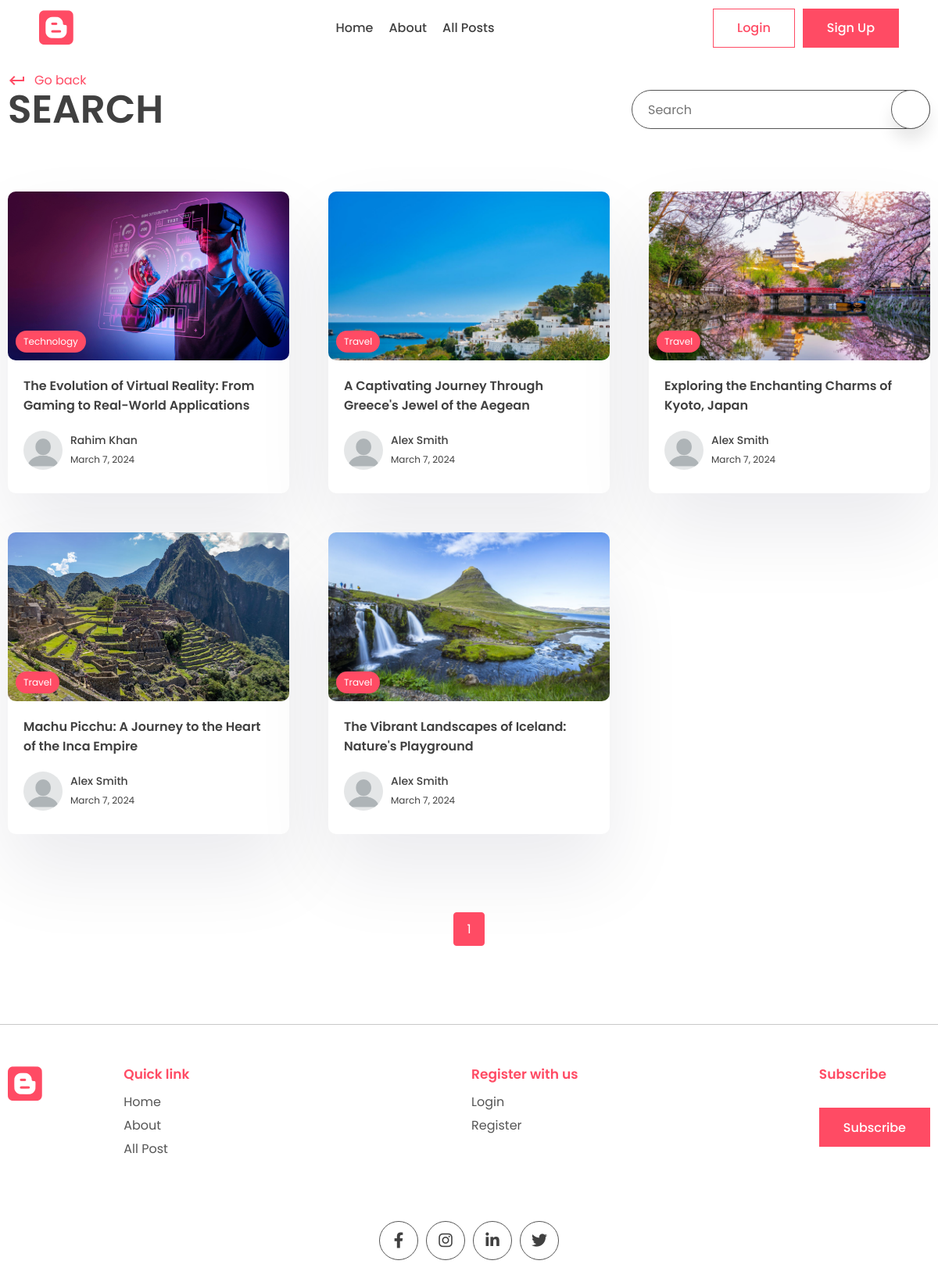
The app's page /search/, older data.
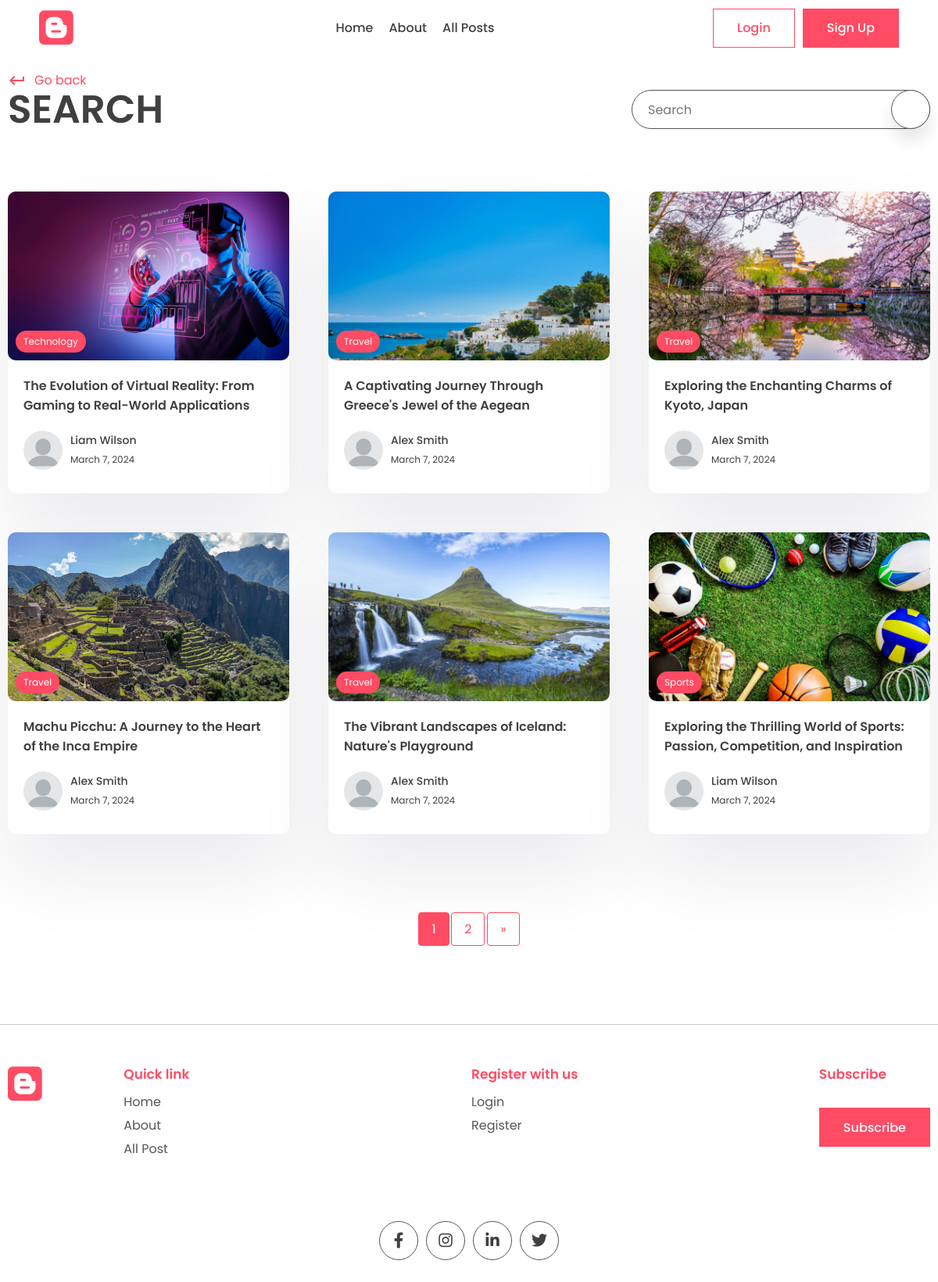
The same page, newer data.
### posts/models.py (models this page shows, shortened)
class Post(models.Model):
    title = models.CharField(max_length=200)
    content = models.TextField()
    last_updated = models.DateTimeField(auto_now=True)
    slug = models.SlugField(max_length=200, unique=True)
    image = models.ImageField(null=True, blank=True, upload_to="images/")
    tags = models.ManyToManyField(Tag, blank=True, related_name='post')
    view_count = models.IntegerField(null=True, blank=True)
    is_featured = models.BooleanField(default=False)
    author = models.ForeignKey(User, on_delete=models.CASCADE, null=True, blank=True)
    bookmarks = models.ManyToManyField(User, related_name="bookmarks", default=None, blank=True)
    likes = models.ManyToManyField(User, related_name="likes", default=None, blank=True)

class Tag(models.Model):
    name = models.CharField(max_length=100)
    description = models.CharField(max_length=100)
    slug = models.SlugField(max_length=200, unique=True)

### accounts/models.py (models this page shows, shortened)
class Profile(models.Model):
    user = models.OneToOneField(User, on_delete=models.CASCADE)
    profile_image = models.ImageField(null=True, blank=True, upload_to="images/")
    slug = models.SlugField(max_length=200, unique=True)
    bio = models.CharField(null=True, blank=True, max_length=200)
    def full_name(self):
        return f'{self.user.first_name} {self.user.last_name}'

### blogapp/views.py (the view)
# urls.py: path('search/', views.search_posts, name='search'),
def search_posts(request):
    search_query = request.GET.get('q', '')
    post_list = Post.objects.filter(
            Q(title__icontains=search_query) |
            Q(content__icontains=search_query)
        )
    paginator = Paginator(post_list, 6)
    page = request.GET.get('page')
    try:
        posts = paginator.page(page)
    except PageNotAnInteger:
        posts = paginator.page(1)
    except EmptyPage:
        posts = paginator.page(paginator.num_pages)
    context = {
        'posts': posts,
        'search_query': search_query
    }
    return render(request, 'posts/search.html', context)

### posts/templates/posts/search.html (shortened to what this page needs)
{% extends "base.html" %}
{% load static %}
{% block content %}
    <main>
      <div class="container">
        <div class="page-top">
          <div class="top flex">
            <div class="page-name">
              <a href="#" class="learn" onclick="window.history.back()">
                <span class="material-icons"> keyboard_return </span> Go back
              </a>
              <h1>Search</h1>
            </div>
            <form class="search-bar s-active" method="GET">
              <input type="text" placeholder="Search" name="q" value="{{search_query}}"/>
              <button type="submit" class="animated-search">
              </button>
            </form>
          </div>
        </div>
      </div>
    </main>
    <section class="sp">
      <div class="container">
        <div class="grid">
          {% for post in posts %}
          <a href="{% url "post_page" post.slug %}">
            <div class="card">
              <div class="post-img">
                <img src="{{post.image.url}}" alt="" />
                {% if post.tags.all %}
                <div class="tag">{{ post.tags.all.0.name }}</div>
                {% endif %}
              </div>
              <div class="card-content">
                <h3>{{ post.title }}</h3>
                <div class="author">
                  <div class="profile-pic">
                    {% if post.author.profile.profile_image %}
                    <img src="{{post.author.profile.profile_image.url}}" alt="" />
                    {% else %}
                    <img src="{% static "images/blank-profile.webp" %}" alt="blank Image">
                    {% endif %}
                  </div>
                  <div class="details">
                    <p>{{ post.author.profile.full_name }}</p>
                    <small>{{ post.last_updated|date }}</small>
                  </div>
                </div>
              </div>
            </div>
          </a>
          {% endfor %}
        </div>
      </div>
    </section>
    <div class="container">
      <div class="pagination">
        <span class="current">{{ posts.number }}</span>
        {% if posts.has_next %}
          <a href="?page={{ posts.next_page_number }}">{{ posts.next_page_number }}</a>
          <a href="?page={{ posts.paginator.num_pages }}">&raquo;</a>
        {% endif %}
      </div>
    </div>
{% endblock content %}

### templates/base.html (shortened to what this page needs)
{% load static %}
<!DOCTYPE html>
<html lang="en">
  <head>
    <link rel="stylesheet" href="{% static "style.css" %}" />
    <link
      rel="stylesheet"
      href="https://unicons.iconscout.com/release/v2.1.6/css/unicons.css"
    />
    <link
      rel="stylesheet"
      href="https://cdnjs.cloudflare.com/ajax/libs/font-awesome/6.1.1/css/all.min.css"
    />
  </head>
  <body>
    <header>
      <div class="container container-fluid">
        <a href="{% url "index" %}" class="logo">
          <i class="fa-brands fa-blogger"></i>
        </a>
        <div class="links">
          <a href="{% url "index" %}">Home</a>
          <a href="{% url "about" %}">About</a>
          <a href="{% url "all_posts" %}">All Posts</a>
        </div>
        <div class="action-btn">
          {% if user.is_authenticated %}
          <form action="{% url 'logout' %}" method="post">
            {% csrf_token %}
            <button class="btn btn-secondary">Logout</button>
          </form>
          <a href={% url "profile" request.user.profile.slug %}>
            <button class="btn btn-primary">Profile</button>
          </a>
          {% else %}
          <a href="{% url "login" %}">
            <button class="btn btn-secondary">Login</button>
          </a>
          <a href={% url "register" %}>
            <button class="btn btn-primary">Sign Up</button>
          {% endif %}
        </div>
      </div>
    </header>
    {% block content %}
    {% endblock content %}
    <footer>
      <div class="container">
        <div class="grid-4">
          <div class="logo f-logo">
            <i class="fa-brands fa-blogger"></i>
          </div>
          <div class="link">
            <h2>Quick link</h2>
            <div class="q-link">
              <a href="{% url "index" %}">Home</a>
              <a href="{% url "about" %}">About</a>
              <a href="{% url "all_posts" %}">All Post</a>
            </div>
          </div>
          <div class="link">
            {% if user.is_authenticated %}
            <h2>Your Favourites</h2>
            <div class="q-link">
              <a href="{% url "all_bookmarked_posts" %}">Bookmarks</a>
              <a href="{% url "all_liked_posts" %}">Likes</a>
            </div>
            {% else %}
            <h2>Register with us</h2>
            <div class="q-link">
              <a href="{% url "login" %}">Login</a>
              <a href="{% url "register" %}">Register</a>
            </div>
            {% endif %}
          </div>
          <div class="news-signup">
            <h2>Subscribe</h2>
            <div class="newsletter">
              <form method="POST">
                  <button class="btn btn-primary">Subscribe</button>
              </form>
          </div>
          </div>
        </div>
        <div class="share">
          <div class="social">
            <a href="https://www.facebook.com/">
              <i class="fa-brands fa-facebook-f"></i>
            </a>
            <a href="https://www.instagram.com/">
              <i class="fa-brands fa-instagram"></i>
            </a>
            <a href="https://www.linkedin.com/">
              <i class="fa-brands fa-linkedin-in"></i>
            </a>
            <a href="https://twitter.com/">
              <i class="fa-brands fa-twitter"></i>
            </a>
          </div>
        </div>
      </div>
    </footer>
  </body>
</html>

Row changes from the older to the newer data that the page shows:
changed Post "The Evolution of Virtual Reality: From Gaming to Real-World Applications": author.profile.full_name "Rahim Khan" → "Liam Wilson"
added Post: image (picture), tags.all.0.name "Sports", title "Exploring the Thrilling World of Sports: Passion, Competition, and Inspiration", author.profile.full_name "Liam Wilson", last_updated "March 7, 2024"
Text that changed along with them:
{{ posts.next_page_number }}: (not shown) → "2"
